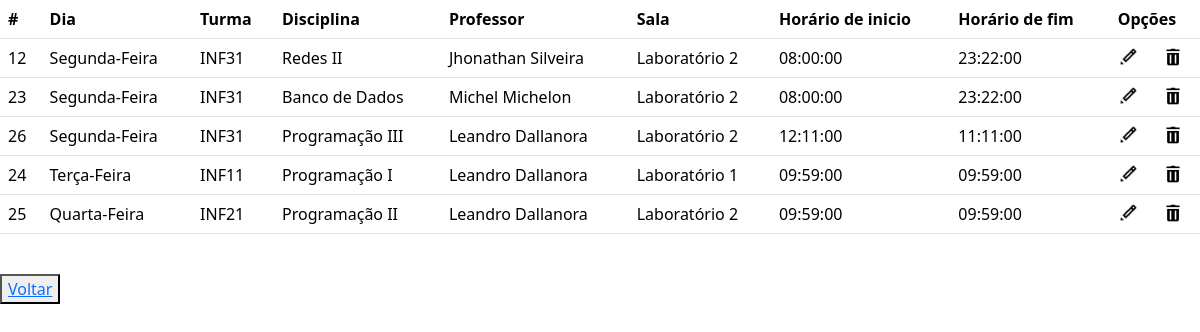
The app's page /crud/crud_horario/listar.php (signed in) with its own data.
### tables this page shows
CREATE TABLE IF NOT EXISTS `horario` (
  `id_horario` int NOT NULL AUTO_INCREMENT,
  `dia` char(15) NOT NULL,
  `fk_professor` varchar(100) NOT NULL,
  `horario_inicio` time NOT NULL,
  `horario_fim` time NOT NULL,
  `fk_sala_n_sala` int NOT NULL,
  `fk_disciplina_id_disciplina` int NOT NULL,
  `fk_turma_id_turma` int NOT NULL,
  PRIMARY KEY (`id_horario`),
  KEY `fk_horario_sala` (`fk_sala_n_sala`),
  KEY `fk_horario_disciplina` (`fk_disciplina_id_disciplina`),
  KEY `fk_horario_turma` (`fk_turma_id_turma`)
);

CREATE TABLE IF NOT EXISTS `turma` (
  `id_turma` int NOT NULL AUTO_INCREMENT,
  `nome_turma` varchar(255) NOT NULL,
  PRIMARY KEY (`id_turma`)
);

CREATE TABLE IF NOT EXISTS `disciplina` (
  `id_disciplinas` int NOT NULL AUTO_INCREMENT,
  `nome_disciplina` varchar(255) DEFAULT NULL,
  `professor` varchar(100) NOT NULL,
  PRIMARY KEY (`id_disciplinas`)
);

CREATE TABLE IF NOT EXISTS `sala` (
  `n_sala` int NOT NULL,
  `descricao` varchar(255) NOT NULL,
  PRIMARY KEY (`n_sala`)
);

### crud/crud_horario/listar.php (the view, shortened to what this page needs)
<?php
echo "<link rel='stylesheet' href='../../css/bootstrap.min.css'>";
include('../../conecta.php');
$sql = "SELECT * FROM horario
INNER JOIN sala ON fk_sala_n_sala = n_sala
INNER JOIN disciplina ON id_disciplinas = fk_disciplina_id_disciplina
INNER JOIN turma ON id_turma = fk_turma_id_turma
;";
$resultado = mysqli_query($conexao, $sql);
echo '<table class="table">
<tr>
<th scope="col">#</th>
<th scope="col">Dia</th>
<th scope="col">Turma</th>
<th scope="col">Disciplina</th>
<th scope="col">Professor</th>
<th scope="col">Sala</th>
<th scope="col">Horário de inicio</th>
<th scope="col">Horário de fim</th>
<th colspan=3>Opções</th>
</tr>';
while ($dados = mysqli_fetch_assoc($resultado)) {
    echo '<tr>';
    echo '<td>' . $dados['id_horario'] . '</td>';
    echo '<td>' . $dados['dia'] . '</td>';
    echo '<td>' . $dados['nome_turma'] . '</td>';
    echo '<td>' . $dados['nome_disciplina'] . '</td>';
    echo '<td>' . $dados['fk_professor'] . '</td>';
    echo '<td>' . $dados['descricao'] . '</td>';
    echo '<td>' . $dados['horario_inicio'] . '</td>';
    echo '<td>' . $dados['horario_fim'] . '</td>';
    echo '<td> <a href="formedit.php?id_horario=' . $dados['id_horario'] . '"> <img src="imagens/editar.png" width="20" height="20"> </a> </td>';
    echo '<td> <a href="excluir.php?id_horario=' . $dados['id_horario'] . '"> <img src="imagens/excluir.png" width="20" height="20"> </a> </td>';
    echo '</tr>';
}
echo '</table>' . "<br>";
echo '<button><a href="index.php">Voltar</a></button>';
?>

### records on screen
horario: id_horario "12", dia "Segunda-Feira", turma.nome_turma "INF31", disciplina.nome_disciplina "Redes II", fk_professor "Jhonathan Silveira", sala.descricao "Laboratório 2", horario_inicio "08:00:00", horario_fim "23:22:00"
horario: id_horario "23", dia "Segunda-Feira", turma.nome_turma "INF31", disciplina.nome_disciplina "Banco de Dados", fk_professor "Michel Michelon", sala.descricao "Laboratório 2", horario_inicio "08:00:00", horario_fim "23:22:00"
horario: id_horario "26", dia "Segunda-Feira", turma.nome_turma "INF31", disciplina.nome_disciplina "Programação III", fk_professor "Leandro Dallanora", sala.descricao "Laboratório 2", horario_inicio "12:11:00", horario_fim "11:11:00"
horario: id_horario "24", dia "Terça-Feira", turma.nome_turma "INF11", disciplina.nome_disciplina "Programação I", fk_professor "Leandro Dallanora", sala.descricao "Laboratório 1", horario_inicio "09:59:00", horario_fim "09:59:00"
horario: id_horario "25", dia "Quarta-Feira", turma.nome_turma "INF21", disciplina.nome_disciplina "Programação II", fk_professor "Leandro Dallanora", sala.descricao "Laboratório 2", horario_inicio "09:59:00", horario_fim "09:59:00"
